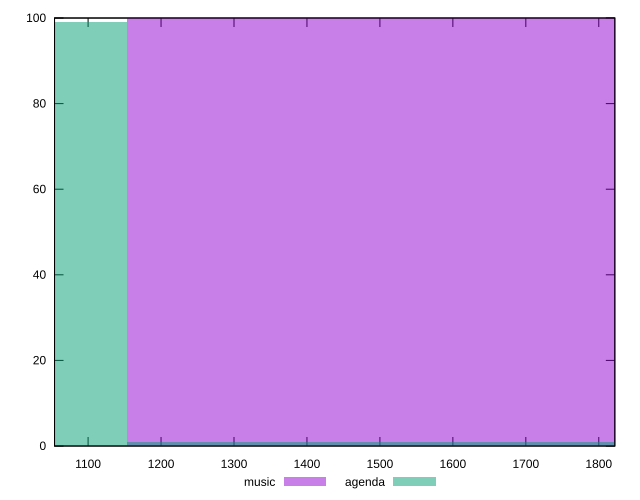

The script that saved this image:
reset

$music <<EOF
1537.6644079379132 100
EOF

$agenda <<EOF
1537.6644079379132 1
768.8322039689566 99
EOF

set key outside below
set boxwidth 768.8322039689566
set xrange [1054:1822]
set yrange [0:100]
set trange [0:100]
set style fill transparent solid 0.5 noborder
set terminal svg size 640, 500 enhanced background rgb 'white'
set output "reports/report_00032_2021-02-25T10-28-15.087Z/uses-rel-preload/comparison/histogram/0_vs_1.svg"

plot $music title "music" with boxes, \
     $agenda title "agenda" with boxes

reset
